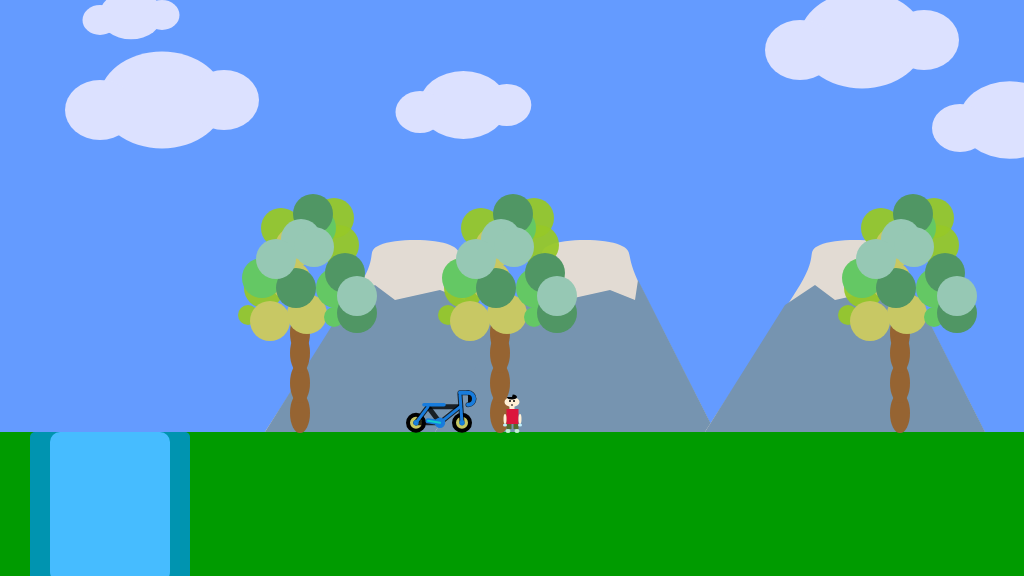
Frame 1 (no input)
Frame 60 (no input): identical to frame 1, image omitted
Frame 120 (the mouse pressed at the canvas centre since frame 60): identical to frame 1, image omitted

The p5.js sketch that drew this single still picture (run headless with seeded random() and noise() and a simulated clock; from frame 60 on, the mouse is pressed at the canvas centre):

// p5.js sketch
// ── sketch.js
/*

The Game Project

Game Project submission

*/


var gameChar_x;
var gameChar_y;
var floorPos_y;

var isLeft;
var isRight;
var isFalling;
var isPlummeting;
var collectable;
var canyon;

var tree_x;
var treePos_y;

var clouds;

var mountain;

var cameraPosX = 0;


function setup()
{
	createCanvas(1024, 576);
	floorPos_y = height * 3/4;
	gameChar_x = width/2;
	gameChar_y = floorPos_y;
    isLeft = false;
    isRight =false;
    isFalling = false;
    isPlummeting = false;
    
    collectable = {x_pos:750, y_pos: floorPos_y, size:0.4 , isFound : false};
    canyon = {canyon_x:30,  canyon_width:160};
    tree_x= [300,500,900,1150];
    treePos_y = height/2;
    
    clouds= {cloud_x:[100,200,600,800,1200],
             cloud_y:[100,30,150,40,150],
             cloud_size:[1,0.5,0.7,1,0.8]};
    
    mountain={mountain_x:[180,350,620,1000,1200],
              mountain_y:floorPos_y};
}

function draw()
{
    fill(0,0,255);
    ellipse(100,100,100,100);
    

	///////////DRAWING CODE//////////

	background(100,155,255); //fill the sky blue
	noStroke();
	fill(0,155,0);
	rect(0, floorPos_y, width, height - floorPos_y); 
    
    push();
    translate(-cameraPosX,0);
    
    
    //Clouds 구름
    for(var i=0;i<clouds.cloud_x.length;i++){
        fill(220,225,255);
        ellipse(clouds.cloud_size[i]*(clouds.cloud_x[i]+62),
                clouds.cloud_size[i]*(clouds.cloud_y[i]),
                clouds.cloud_size[i]*126,
                clouds.cloud_size[i]*97);
        ellipse(clouds.cloud_size[i]*(clouds.cloud_x[i]+124),
                clouds.cloud_size[i]*(clouds.cloud_y[i]),
                clouds.cloud_size[i]*70,
                clouds.cloud_size[i]*60);
        ellipse(clouds.cloud_size[i]*(clouds.cloud_x[i]),
                clouds.cloud_size[i]*(clouds.cloud_y[i]+10),
                clouds.cloud_size[i]*70,
                clouds.cloud_size[i]*60);
    }
    
    
    //mountain 산
    for(var i=0;i<mountain.mountain_x.length;i++){
        //산
        fill(226, 219, 211);
        beginShape();
        curveVertex(mountain.mountain_x[i]+85,mountain.mountain_y);
        curveVertex(mountain.mountain_x[i]+85,mountain.mountain_y);
        curveVertex(mountain.mountain_x[i]+180,mountain.mountain_y-147);
        curveVertex(mountain.mountain_x[i]+200,mountain.mountain_y-187);
        curveVertex(mountain.mountain_x[i]+270,mountain.mountain_y-187);
        curveVertex(mountain.mountain_x[i]+290,mountain.mountain_y-147);
        curveVertex(mountain.mountain_x[i]+365,mountain.mountain_y);
        curveVertex(mountain.mountain_x[i]+365,mountain.mountain_y);
        endShape();
        fill(118, 148, 176);
        noStroke();
        beginShape();
        vertex(mountain.mountain_x[i]+85,mountain.mountain_y);
        vertex(mountain.mountain_x[i]+165,mountain.mountain_y-127);
        vertex(mountain.mountain_x[i]+195,mountain.mountain_y-147);
        vertex(mountain.mountain_x[i]+215,mountain.mountain_y-132);
        vertex(mountain.mountain_x[i]+260,mountain.mountain_y-142);
        vertex(mountain.mountain_x[i]+285,mountain.mountain_y-132);
        vertex(mountain.mountain_x[i]+288,mountain.mountain_y-152);
        vertex(mountain.mountain_x[i]+365,mountain.mountain_y);
        endShape(CLOSE);

    }
    
    
    //Trees
    for(var i=0; i < tree_x.length; i++){
        fill(150,100,50);
        ellipse(tree_x[i], treePos_y+125, 20, 40);
        ellipse(tree_x[i], treePos_y+95, 20, 40);
        ellipse(tree_x[i], treePos_y+45, 20, 40);
        ellipse(tree_x[i], treePos_y+65, 20, 40);

        fill(150,200,40,240);
        ellipse(tree_x[i]-52, treePos_y+27, 20, 20);
        ellipse(tree_x[i]+39, treePos_y-43, 40, 40);
        ellipse(tree_x[i]+34, treePos_y-70, 40, 40);
        ellipse(tree_x[i]-19, treePos_y-60, 40, 40);
        ellipse(tree_x[i]-36, treePos_y, 40, 40);
        
        fill(200,200,100);
        ellipse(tree_x[i]-9, treePos_y-7, 40, 40);
        ellipse(tree_x[i]+7,treePos_y+26,40,40);
        ellipse(tree_x[i]-30,treePos_y+33,40,40);
        ellipse(tree_x[i]-5,treePos_y-41,40,40);
        
        fill(100,200,100);
        ellipse(tree_x[i]+36,treePos_y,40,40);
        ellipse(tree_x[i]+16,treePos_y-60,40,40);
        ellipse(tree_x[i]+34,treePos_y+29,20,20);
        ellipse(tree_x[i]-38,treePos_y-10,40,40);
        
        fill(80,150,100);
        ellipse(tree_x[i]+13,treePos_y-74,40,40);
        ellipse(tree_x[i]+45,treePos_y-15,40,40);
        ellipse(tree_x[i]-4,treePos_y,40,40);
        ellipse(tree_x[i]+57,treePos_y+25,40,40);
        
        fill(150,200,180);
        ellipse(tree_x[i]+1,treePos_y-49,40,40);
        ellipse(tree_x[i]-24,treePos_y-29,40,40);
        ellipse(tree_x[i]+57,treePos_y+8,40,40);
        ellipse(tree_x[i]+14,treePos_y-41,40,40);
        
    }
    

	//canyon
    //폭포
    fill(0, 148, 176);
	noStroke();
    rect(canyon.canyon_x,floorPos_y,canyon.canyon_width,160,5);
    fill(70, 188, 255);
    rect(canyon.canyon_x+20,floorPos_y,canyon.canyon_width-40,150,10);
    
    


	//the game character
	if(isLeft && isFalling)
	{
        fill(255,239,213);
        ellipse(gameChar_x,gameChar_y-30,15,10); //얼굴 face
        fill(220,20,60)
        rect(gameChar_x-4,gameChar_y-23,7,15); //몸통 body
        fill(255,239,213)
        rect(gameChar_x-2.5,gameChar_y-28,5,5); //목 neck

        fill("black");
        arc(gameChar_x,gameChar_y-35,10,5,5,PI,CHORD/2); //모자 hat


        fill(85,107,47);
        rect(gameChar_x-10,gameChar_y-11,8,3); //왼쪽다리 left leg
        rect(gameChar_x,gameChar_y-8,8,3); //오른쪽다리 right leg


        fill(195,239,213);
        ellipse(gameChar_x-10,gameChar_y-9,4,5); //왼발 left foot
        ellipse(gameChar_x+9,gameChar_y-6.5,4,4); //오른발 right foot


        fill(255,239,213);
        strokeWeight(1)
        ellipse(gameChar_x-6,gameChar_y-18,10,3); //왼팔 left arm
        ellipse(gameChar_x+6,gameChar_y-18,10,3); //오른팔 right arm

        fill(190,239,253);
        strokeWeight(1)
        ellipse(gameChar_x-10,gameChar_y-18,3,4); //왼손 left hand
        ellipse(gameChar_x+11,gameChar_y-18,3,4); //오른손 right hand
        

        fill(0);
        rect(gameChar_x-5,gameChar_y-28,3,2); //입 mouse
        fill(245);
        fill(0);
        ellipse(gameChar_x-2,gameChar_y-31,2,2); //왼쪽눈 eye
        
	}
    
    
	else if(isRight && isFalling)
	{
        // add your jumping-right code
        fill(255,239,213);
        ellipse(gameChar_x,gameChar_y-30,15,10); //얼굴 face
        fill(220,20,60)
        rect(gameChar_x-4,gameChar_y-23,7,15); //몸통
        fill(255,239,213)
        rect(gameChar_x-2.5,gameChar_y-28,5,5); //목

        fill("black");
        arc(gameChar_x,gameChar_y-35,10,5,5,PI,CHORD/2); //모자


        fill(85,107,47);
        rect(gameChar_x-10,gameChar_y-11,8,3); //왼쪽다리
        rect(gameChar_x,gameChar_y-18,8,3); //오른쪽다리


        fill(195,239,213);
        ellipse(gameChar_x-10,gameChar_y-9,4,5); //왼발
        ellipse(gameChar_x+9,gameChar_y-6.5,4,4); //오른발


        fill(255,239,213);
        strokeWeight(1)
        ellipse(gameChar_x+6,gameChar_y-18,10,3); //오른팔
        ellipse(gameChar_x-6,gameChar_y-18,10,3); //왼팔

        fill(190,239,253);
        strokeWeight(1)
        ellipse(gameChar_x+11,gameChar_y-18,3,4); //오른손
        ellipse(gameChar_x-10,gameChar_y-18,3,4); //왼손

        fill(0);
        rect(gameChar_x+4,gameChar_y-28,3,2); //입
        fill(245);
        fill(0);
        ellipse(gameChar_x+2,gameChar_y-31,2,2); //오른쪽눈

	}
    
    
	else if(isLeft)
	{
        // add your walking left code
        fill(255,239,213);
        ellipse(gameChar_x,gameChar_y-30,15,10); //얼굴
        fill(220,20,60)
        rect(gameChar_x-4,gameChar_y-23,7,15); //몸통
        fill(255,239,213)
        rect(gameChar_x-2.5,gameChar_y-28,5,5); //목

        fill("black");
        arc(gameChar_x,gameChar_y-35,10,5,5,PI,CHORD/2); //모자


        fill(85,107,47);
        rect(gameChar_x-4,gameChar_y-8,3,5); //왼쪽다리
        rect(gameChar_x,gameChar_y-8,3,5); //오른쪽다리


        fill(195,239,213);
        ellipse(gameChar_x-2,gameChar_y-1,5,4); //왼발
        ellipse(gameChar_x+2,gameChar_y-1,5,4); //오른발


        fill(255,239,213);
        strokeWeight(1)
        ellipse(gameChar_x-6,gameChar_y-15,10,3); //왼팔
        ellipse(gameChar_x,gameChar_y-18,10,3); //오른팔

        fill(190,239,253);
        strokeWeight(1)
        ellipse(gameChar_x-10,gameChar_y-14,3,4); //오른손
        ellipse(gameChar_x-6,gameChar_y-17,3,4); //왼손

        fill(0);
        rect(gameChar_x-5,gameChar_y-28,3,2); //입
        fill(245);
        fill(0);
        ellipse(gameChar_x-2,gameChar_y-31,2,2); //왼쪽눈
        
        
	}
    
	else if(isRight)
	{
        // add your walking right code

        fill(255,239,213);
        ellipse(gameChar_x,gameChar_y-30,15,10); //얼굴
        fill(220,20,60);
        rect(gameChar_x-4,gameChar_y-23,7,15); //몸통
        fill(255,239,213);
        rect(gameChar_x-2.5,gameChar_y-28,5,5); //목

        fill("black");
        arc(gameChar_x,gameChar_y-35,10,5,5,PI,CHORD/2); //모자


        fill(85,107,47);
        rect(gameChar_x-4,gameChar_y-8,3,5); //왼쪽다리
        rect(gameChar_x,gameChar_y-8,3,5); //오른쪽다리


        fill(195,239,213);
        ellipse(gameChar_x-2,gameChar_y-1,5,4); //왼발
        ellipse(gameChar_x+2,gameChar_y-1,5,4); //오른발


        fill(255,239,213);
        strokeWeight(1);
        ellipse(gameChar_x+6,gameChar_y-15,10,3); //왼팔
        ellipse(gameChar_x,gameChar_y-18,10,3); //오른팔

        fill(190,239,253);
        strokeWeight(1);
        ellipse(gameChar_x+11,gameChar_y-14,3,4); //오른손
        ellipse(gameChar_x+6,gameChar_y-17,3,4); //왼손

        fill(0);
        rect(gameChar_x+4,gameChar_y-28,3,2); //입
        fill(245);
        fill(0);
        ellipse(gameChar_x+2,gameChar_y-31,2,2); //오른쪽눈

	}
    
    
	else if(isFalling || isPlummeting)
	{
        fill(255,239,213);
        ellipse(gameChar_x,gameChar_y-30,15,10); //얼굴 face
        fill(220,20,60);
        rect(gameChar_x-4,gameChar_y-23,7,15); //몸통 body
        fill(255,239,213);
        rect(gameChar_x-2.5,gameChar_y-28,5,5); //목 neck

        fill("black");
        arc(gameChar_x,gameChar_y-35,10,5,5,PI,CHORD/2); //모자 hat


        fill(85,107,47);
        rect(gameChar_x-4,gameChar_y-8,3,5); //왼쪽다리 left leg
        rect(gameChar_x,gameChar_y-8,3,5); //오른쪽다리 right leg


        fill(195,239,213);
        ellipse(gameChar_x-2,gameChar_y-1,5,4); //왼발 left foot
        ellipse(gameChar_x+2,gameChar_y-1,5,4); //오른발 right foot


        fill(255,239,213);
        strokeWeight(1)
        ellipse(gameChar_x-6,gameChar_y-18,10,3); //왼팔 left arm
        ellipse(gameChar_x+8,gameChar_y-18,10,3); //오른팔 right arm

        fill(190,239,253);
        strokeWeight(1)
        ellipse(gameChar_x+13,gameChar_y-18,3,4); //오른손 right hand
        ellipse(gameChar_x-10,gameChar_y-18,4,3); //왼손  left hand

        fill(0);
        rect(gameChar_x-0.5,gameChar_y-28,1,2); //입 mouse
        fill(245);
        fill(0);
        ellipse(gameChar_x-2,gameChar_y-31,2,2); //왼쪽눈 left eye
        ellipse(gameChar_x+2,gameChar_y-31,2,2); //오른쪽눈  right eye

	}
    
	else
	{
        // add your standing front facing code
        fill(255,239,213);
        ellipse(gameChar_x,gameChar_y-30,15,10); //얼굴
        fill(220,20,60)
        rect(gameChar_x-5.5,gameChar_y-23,12,15); //몸통
        fill(255,239,213)
        rect(gameChar_x-2.5,gameChar_y-28,5,5); //목

        fill("black");
        arc(gameChar_x,gameChar_y-35,10,5,5,PI,CHORD/2); //모자


        fill(85,107,47);
        rect(gameChar_x-5.5,gameChar_y-8,5); //왼쪽다리
        rect(gameChar_x+1.5,gameChar_y-8,5); //오른쪽다리


        fill(195,239,213);
        ellipse(gameChar_x-4,gameChar_y-1,5,4); //왼발
        ellipse(gameChar_x+5,gameChar_y-1,5,4); //오른발


        fill(255,239,213);
        strokeWeight(1)
        ellipse(gameChar_x-7,gameChar_y-13,3,10); //왼팔
        ellipse(gameChar_x+8,gameChar_y-13,3,10); //오른팔

        fill(190,239,253);
        strokeWeight(1)
        ellipse(gameChar_x+8,gameChar_y-7,4,3); //오른손
        ellipse(gameChar_x-7,gameChar_y-7,4,3); //왼손

        fill(0);
        rect(gameChar_x-0.5,gameChar_y-28,1,2); //입
        fill(245);
        fill(0);
        ellipse(gameChar_x-2,gameChar_y-31,2,2); //왼쪽눈
        ellipse(gameChar_x+2,gameChar_y-31,2,2); //오른쪽눈

	}
    
     
    if(dist(collectable.x_pos-300,
            collectable.y_pos,
            gameChar_x,gameChar_y ) <20)
    {
        collectable.isFound = true;
    }
    
    if(collectable.isFound == false)
    {

    // 수집가능한 아이템 collectable item

        stroke(0);
        strokeWeight(4);
        fill(200,200,100);

        ellipse(
            collectable.size*(collectable.x_pos+290),
            collectable.size*(collectable.y_pos+625),
            collectable.size*40,
            collectable.size*40); //뒷타이어

        ellipse(
            collectable.size*(collectable.x_pos+405),
            collectable.size*(collectable.y_pos+625),
            collectable.size*40,
            collectable.size*40); //앞타이어
        

        noStroke();
        fill(200,200,100);
        ellipse(
            collectable.size*(collectable.x_pos+290),
            collectable.size*(collectable.y_pos+625),
            collectable.size*25,
            collectable.size*25); //뒷바퀴 살
        ellipse(
            collectable.size*(collectable.x_pos+405),
            collectable.size*(collectable.y_pos+625),
            collectable.size*25,
            collectable.size*25); //앞바퀴 살
        stroke(0,0,0,200);
        strokeWeight(5);
        line(
            collectable.size*(collectable.x_pos+290),
            collectable.size*(collectable.y_pos+625),
            collectable.size*(collectable.x_pos+320),
            collectable.size*(collectable.y_pos+585)); //뒷바퀴 연결되는 바디프레임
        line(
            collectable.size*(collectable.x_pos+320),
            collectable.size*(collectable.y_pos+585),
            collectable.size*(collectable.x_pos+400),
            collectable.size*(collectable.y_pos+585)); //가장 윗프레임
        line(
            collectable.size*(collectable.x_pos+405),
            collectable.size*(collectable.y_pos+625),
            collectable.size*(collectable.x_pos+400),
            collectable.size*(collectable.y_pos+555)); //앞프레임
        line(
            collectable.size*(collectable.x_pos+350),
            collectable.size*(collectable.y_pos+625),
            collectable.size*(collectable.x_pos+320),
            collectable.size*(collectable.y_pos+585)); //안장쪽 뒷프레임
        line(
            collectable.size*(collectable.x_pos+290),
            collectable.size*(collectable.y_pos+625),
            collectable.size*(collectable.x_pos+350),
            collectable.size*(collectable.y_pos+625)); //페달쪽 뒷프레임
        line(
            collectable.size*(collectable.x_pos+350),
            collectable.size*(collectable.y_pos+625),
            collectable.size*(collectable.x_pos+400),
            collectable.size*(collectable.y_pos+585)); //안장쪽 앞프레임
        line(
            collectable.size*(collectable.x_pos+420),
            collectable.size*(collectable.y_pos+550),
            collectable.size*(collectable.x_pos+400),
            collectable.size*(collectable.y_pos+550)); //손잡이
        arc(
            collectable.size*(collectable.x_pos+420),
            collectable.size*(collectable.y_pos+565),
            collectable.size*30,
            collectable.size*30,
            3 * PI / 2, 2 * PI + PI / 2);//손잡이 프레임//

        strokeWeight(collectable.size*9);
        stroke(24,124,220);
        line(
            collectable.size*(collectable.x_pos+360),
            collectable.size*(collectable.y_pos+580),
            collectable.size*(collectable.x_pos+310),
            collectable.size*(collectable.y_pos+580)); //안장
        strokeWeight(3);
        line(
            collectable.size*(collectable.x_pos+405),
            collectable.size*(collectable.y_pos+625), 
            collectable.size*(collectable.x_pos+400),
            collectable.size*(collectable.y_pos+555)); //앞프레임 음영
        line(
            collectable.size*(collectable.x_pos+290),
            collectable.size*(collectable.y_pos+625),
            collectable.size*(collectable.x_pos+320),
            collectable.size*(collectable.y_pos+585)); //뒷프레임 음영
        line(
            collectable.size*(collectable.x_pos+350),
            collectable.size*(collectable.y_pos+625),
            collectable.size*(collectable.x_pos+400),
            collectable.size*(collectable.y_pos+585)); //페달쪽 음영


        // small middle wheels
        fill(10,255,255);
        ellipse(
            collectable.size*(collectable.x_pos+290),
            collectable.size*(collectable.y_pos+625),
            collectable.size*6,
            collectable.size*6); // 왼쪽
        ellipse(
            collectable.size*(collectable.x_pos+405),
            collectable.size*(collectable.y_pos+625),
            collectable.size*6,
            collectable.size*6); // 오른쪽
        // chain wheel
        strokeWeight(4);
        fill(10);
        ellipse(
            collectable.size*(collectable.x_pos+350),
            collectable.size*(collectable.y_pos+625),
            collectable.size*16,
            collectable.size*16);
        strokeWeight(4);
        fill(10);
        ellipse(
            collectable.size*(collectable.x_pos+350),
            collectable.size*(collectable.y_pos+625),
            collectable.size*8,
            collectable.size*8);
        //손잡이
        line(
            collectable.size*(collectable.x_pos+420),
            collectable.size*(collectable.y_pos+550),
            collectable.size*(collectable.x_pos+400),
            collectable.size*(collectable.y_pos+550));
        arc(collectable.size*(collectable.x_pos+420),
            collectable.size*(collectable.y_pos+565),
            collectable.size*30,
            collectable.size*30,
            3 * PI / 2, 2 * PI + PI / 2);

        //peddle
        strokeWeight(5);
        line(
            collectable.size*(collectable.x_pos+350),
            collectable.size*(collectable.y_pos+625),
            collectable.size*(collectable.x_pos+320),
            collectable.size*(collectable.y_pos+620)); //페달
        stroke(20,205,205);
        strokeWeight(2);
        line(
            collectable.size*(collectable.x_pos+350),
            collectable.size*(collectable.y_pos+625),
            collectable.size*(collectable.x_pos+320),
            collectable.size*(collectable.y_pos+620));
    }
    pop();

	///////////INTERACTION CODE//////////
	//Put conditional statements to move the game character below here
    if((isLeft==true)&&(isPlummeting==false))
    {
        gameChar_x-=3
        cameraPosX-=3
    }
    if((isRight==true)&&(isPlummeting==false))
    {
        gameChar_x+=3
        cameraPosX+=3
    }
    if(floorPos_y>gameChar_y)
    {
        gameChar_y+=1;
        isFalling=true;
    }
    else
    {
        isFalling=false
    }
    
    if((gameChar_x>canyon.canyon_x)&&(gameChar_x<canyon.canyon_x+canyon.canyon_width)&&(gameChar_y>=floorPos_y))
    // 케릭터가 폭포를 만나면 아래로 떨어지도록 설계 점프를 했을때는 떨어지지 않도록 설계
    {
        isPlummeting=true
        console.log("Plummeting")
    }
    
    if((isPlummeting==true)&&gameChar_y<height)
    {
        gameChar_y+=2
    }





}


function keyPressed()
{
	// if statements to control the animation of the character when
	// keys are pressed.
	//open up the console to see how these work
	console.log("keyPressed: " + key); //assesment를 키로잡으면 한영이 되었을때 오류가 나므로 키코드로 잡아야 한다.
	console.log("keyPressed: " + keyCode);
    if(keyCode==65)
    {
        console.log("Pressed a")
        isLeft=true
    }
    if(keyCode==68)
    {
        console.log("Pressed d")
        isRight=true
    }
    if(keyCode==87)
    {
        console.log("Pressed w")
        isFalling=true
        if(floorPos_y==gameChar_y)
        {
            gameChar_y=gameChar_y-100
        }
    }
    if(keyCode==83)
    {
        console.log("Pressed w")
        isPlummeting=true
        
    }
}

function keyReleased()
{
	// if statements to control the animation of the character when
	// keys are released.

	console.log("keyReleased: " + key);
	console.log("keyReleased: " + keyCode);
    if(keyCode==65)
    {
        console.log("Released a")
        isLeft=false
    }
    if(keyCode==68)
    {
        console.log("Released d")
        isRight=false
    }
    if(keyCode==87)
    {
        console.log("Pressed w")
        isFalling=true
    
    }
    if(keyCode==83)
    {
        console.log("Pressed w")
        isPlummeting=false
    
    }
    
}
